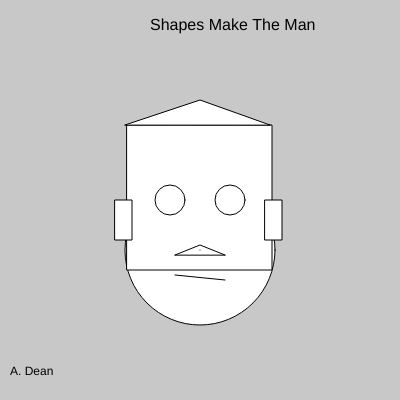
Frame 1 (no input)
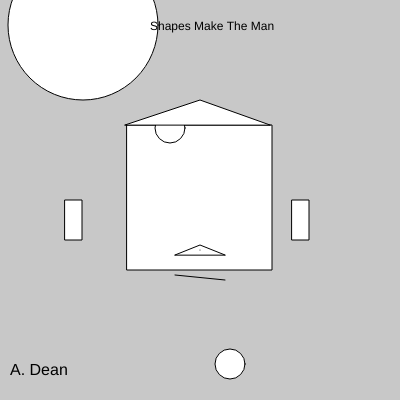
Frame 60 (no input)
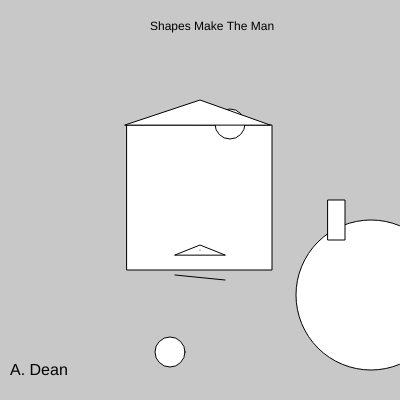
Frame 120 (the mouse pressed at the canvas centre since frame 60)

The p5.js sketch that drew these frames (run headless with seeded random() and noise() and a simulated clock; from frame 60 on, the mouse is pressed at the canvas centre):

// p5.js sketch
// ── sketch.js
var circX = 200;
var circY = 250;
var circMoveY;
var circMoveX;
var circMove;
var circ1Y = 200;
var circ2Y = 200;
var circ1Move;
var circ2Move;
var rect1X = 265;
var rect1Move;
var rect2X = 115;
var rect2Move;
var size = 16;
var sizeMod = 1;

function setup() {
  createCanvas(400, 400);
  rect1Move = floor(random()*10) +1;
  rect2Move = floor(random()*10) +1;
  circ1Move = floor(random()*10) +1;
  circ2Move = floor(random()*10) +1;
  circMove = floor(random()*10) +1;
  circMoveX = circMove;
  circMoveY = circMove;
}

function draw() {
  background(200);
  circle(circX,circY,150);
  square(127,125,145);
  circle(170,circ1Y,30);
  circle(230,circ2Y,30);
  triangle(125,125,200,100,270,125)
  line(175,275,225,280)
  triangle(175,255,200,245,225,255)
  point(200,250)
  rect(rect2X,200,17,40)
  rect(rect1X,200,17,40)
  text('A. Dean',10,375)
  textSize(size)
  text('Shapes Make The Man',150,30)
  
  if(rect2X >= 400 || rect2X <= 0)
    {
      rect2Move*=-1;
    }
  rect2X += rect2Move;
  if(rect1X >= 400 || rect1X <= 0)
    {
      rect1Move*=-1;
    }
  rect1X += rect1Move;
  if(circ1Y >= 400 || circ1Y <= 0)
    {
      circ1Move*=-1;
    }
  circ1Y += circ1Move;
  if(circ2Y >= 400 || circ2Y <= 0)
    {
      circ2Move*=-1;
    }
  circ2Y += circ2Move;
  if(circY >= 400 || circY <= 0)
    {
      circMoveY*=-1;
    }
  if(circX >= 400 || circX <= 0)
    {
      circMoveX*=-1;
    }
  circY += circMoveY;
  circX += circMoveX;
  if(size >= 35 || size <= 15)
  {
      sizeMod*=-1;
  }
  size+=4*sizeMod;
}
